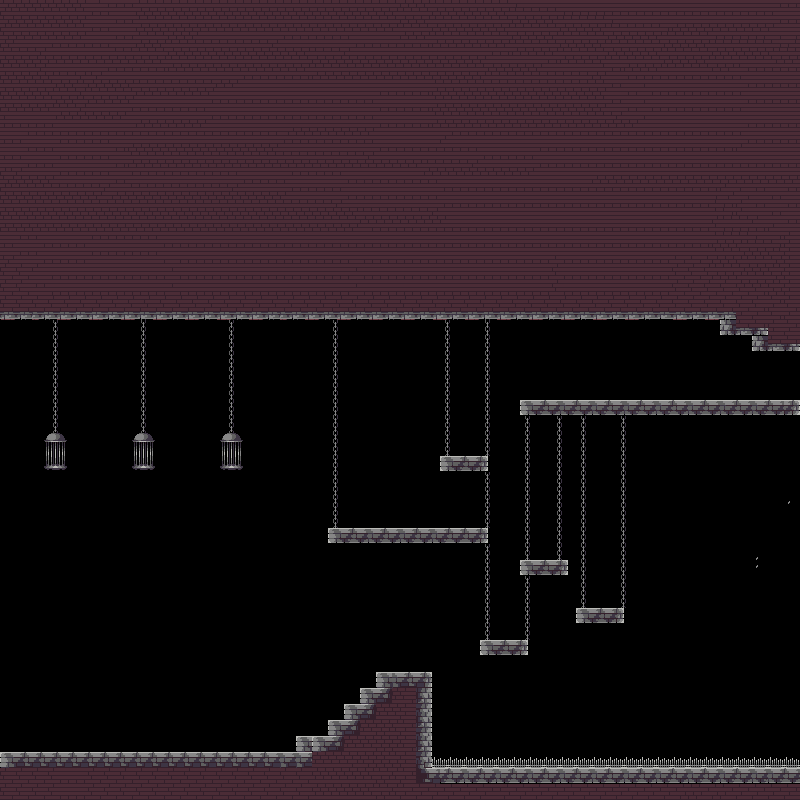

Below is a game level as drawn by its tile map, then a one-line description and the .tmx that defines it (tile-layer data replaced by summaries):
An orthogonal 100x100 tile map with 8x8 px tiles, 1 tile layer (Capa de patrones 1), 2 tilesets and 33 objects (2x salida, 0, 1, Prueba_1/0, Prueba_Beta/0, ...).

<map version="1.2" tiledversion="1.3.2" orientation="orthogonal" renderorder="left-up" compressionlevel="0" width="100" height="100" tilewidth="8" tileheight="8" infinite="0" nextlayerid="12" nextobjectid="54">
 <editorsettings>
  <export target="." format="tmx" />
 </editorsettings>
 <tileset firstgid="1" name="Assets" tilewidth="8" tileheight="8" tilecount="1288" columns="46">
  <image source="Assets.png" width="368" height="224" />
 </tileset>
 <tileset firstgid="1289" name="prueba_castillo" tilewidth="8" tileheight="8" tilecount="10000" columns="100">
  <image source="prueba_castillo.png" width="800" height="800" />
 </tileset>
 <layer id="2" name="Capa de patrones 1" width="100" height="100">
  <data>[10000 cells, 5395 non-empty, 105 distinct tile ids]</data>
 </layer>
 <objectgroup id="4" name="Entradas">
  <object id="1" name="0" x="21" y="712" width="40" height="40" />
  <object id="53" name="1" x="743" y="357" width="36" height="42" />
 </objectgroup>
 <objectgroup id="11" name="Salidas">
  <object id="49" name="Prueba_1/0" x="802" y="350" width="32" height="51" />
  <object id="52" name="Prueba_Beta/0" x="-27" y="321" width="27" height="429" />
 </objectgroup>
 <objectgroup id="5" name="1">
  <object id="8" x="228.5" y="711" width="40" height="40" />
  <object id="11" x="341" y="487.5" width="40" height="40" />
 </objectgroup>
 <objectgroup id="9" name="Hitboxes">
  <object id="23" x="0.5" y="751.5" width="311.5" height="8" />
  <object id="24" x="297" y="736.5" width="31.5" height="14" />
  <object id="25" x="328.5" y="720" width="15.5" height="15.5" />
  <object id="26" x="344" y="704.5" width="16.5" height="15" />
  <object id="28" x="359.5" y="688.5" width="17" height="16" />
  <object id="29" x="377" y="672" width="54" height="16.5" />
  <object id="30" x="418.5" y="689" width="13" height="78" />
  <object id="31" x="480" y="640.5" width="49" height="15.5" />
  <object id="32" x="519.5" y="560.5" width="48.5" height="14" />
  <object id="33" x="575.5" y="608" width="48.5" height="16" />
  <object id="34" x="520" y="400" width="280.5" height="15.5" />
  <object id="35" x="439.5" y="455.5" width="48" height="16" />
  <object id="36" x="328.5" y="528.5" width="159" height="15.5" />
  <object id="37" x="752" y="344" width="47.5" height="7" />
  <object id="38" x="752" y="328" width="15" height="14" />
  <object id="41" x="720" y="312.5" width="31" height="22" />
  <object id="42" x="273" y="290" width="446" height="30" />
  <object id="43" x="-1" y="312.5" width="273.5" height="7.5" />
  <object id="53" x="432" y="763" width="368.5" height="12.5" />
 </objectgroup>
 <objectgroup id="10" name="ZonasLetales">
  <object id="44" x="432" y="755" width="368.5" height="12.5" />
 </objectgroup>
 <objectgroup id="6" name="2">
  <object id="13" x="686.5" y="360" width="40" height="40" />
 </objectgroup>
 <objectgroup id="7" name="Palancas">
  <object id="15" name="salida" x="382.5" y="507" width="20" height="20" />
 </objectgroup>
 <objectgroup id="4" name="NPC">
  <object id="56" name="tendero" x="100" y="722" width="24" height="24" />
  <object id="57" name="nota" x="160" y="722" width="24" height="24" />
 </objectgroup>
 <objectgroup id="7" name="Monedas">
  <object id="15" name="" x="360.5" y="510" width="16" height="16" />
  <object id="21" name="" x="743" y="357.5" width="16" height="16" />
 </objectgroup>
 <objectgroup id="8" name="Puertas">
  <object id="21" name="salida" x="783" y="352.5" width="18" height="48" />
 </objectgroup>
</map>
